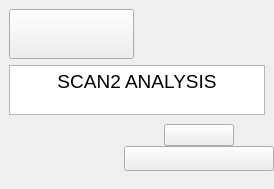
      <widget class="QWidget" name="page_23">
       <layout class="QGridLayout" name="gridLayout_18">
        <property name="leftMargin">
         <number>0</number>
        </property>
        <property name="topMargin">
         <number>0</number>
        </property>
        <property name="rightMargin">
         <number>0</number>
        </property>
        <property name="bottomMargin">
         <number>0</number>
        </property>
        <property name="spacing">
         <number>0</number>
        </property>
        <item row="2" column="1">
         <layout class="QVBoxLayout" name="verticalLayout_55">
          <item alignment="Qt::AlignHCenter">
           <widget class="QPushButton" name="edit_button">
            <property name="minimumSize">
             <size>
              <width>70</width>
              <height>20</height>
             </size>
            </property>
            <property name="styleSheet">
             <string notr="true">border-image: url(:/Horus Main Page/edit.png);</string>
            </property>
            <property name="text">
             <string/>
            </property>
           </widget>
          </item>
          <item alignment="Qt::AlignHCenter">
           <widget class="QPushButton" name="download_button">
            <property name="minimumSize">
             <size>
              <width>150</width>
              <height>25</height>
             </size>
            </property>
            <property name="styleSheet">
             <string notr="true">border-image: url(:/Horus Main Page/download.png);</string>
            </property>
            <property name="text">
             <string/>
            </property>
           </widget>
          </item>
         </layout>
        </item>
        <item row="3" column="0" colspan="2">
         <widget class="QFrame" name="p23_bottom_frame">
          <property name="styleSheet">
           <string notr="true">border-image: url(:/Horus Main Page/empty.png);</string>
          </property>
          <layout class="QVBoxLayout" name="verticalLayout_53"/>
         </widget>
        </item>
        <item row="2" column="0">
         <widget class="QFrame" name="p23_middle_frame">
          <property name="styleSheet">
           <string notr="true">border-image: url(:/Horus Main Page/empty.png);</string>
          </property>
          <layout class="QHBoxLayout" name="graphiclayout">
           <property name="spacing">
            <number>0</number>
           </property>
          </layout>
         </widget>
        </item>
        <item row="0" column="0" colspan="2">
         <widget class="QFrame" name="p23_top_frame">
          <property name="styleSheet">
           <string notr="true">border-image: url(:/Horus Main Page/empty.png);</string>
          </property>
          <layout class="QVBoxLayout" name="verticalLayout_14">
           <item alignment="Qt::AlignLeft|Qt::AlignTop">
            <widget class="QPushButton" name="back_button">
             <property name="minimumSize">
              <size>
               <width>125</width>
               <height>50</height>
              </size>
             </property>
             <property name="styleSheet">
              <string notr="true">border-image: url(:/Horus Main Page/backButton.png);</string>
             </property>
             <property name="text">
              <string/>
             </property>
            </widget>
           </item>
           <item alignment="Qt::AlignHCenter|Qt::AlignVCenter">
            <widget class="QTextBrowser" name="analysis_text">
             <property name="minimumSize">
              <size>
               <width>0</width>
               <height>0</height>
              </size>
             </property>
             <property name="maximumSize">
              <size>
               <width>300</width>
               <height>50</height>
              </size>
             </property>
             <property name="styleSheet">
              <string notr="true">border-image: url(:/Horus Main Page/empty.png);</string>
             </property>
             <property name="html">
              <string>&lt;!DOCTYPE HTML PUBLIC &quot;-//W3C//DTD HTML 4.0//EN&quot; &quot;http://www.w3.org/TR/REC-html40/strict.dtd&quot;&gt;
&lt;html&gt;&lt;head&gt;&lt;meta name=&quot;qrichtext&quot; content=&quot;1&quot; /&gt;&lt;style type=&quot;text/css&quot;&gt;
p, li { white-space: pre-wrap; }
&lt;/style&gt;&lt;/head&gt;&lt;body style=&quot; font-family:'MS Shell Dlg 2'; font-size:7.8pt; font-weight:400; font-style:normal;&quot;&gt;
&lt;p align=&quot;center&quot; style=&quot; margin-top:0px; margin-bottom:0px; margin-left:0px; margin-right:0px; -qt-block-indent:0; text-indent:0px;&quot;&gt;&lt;span style=&quot; font-size:14pt;&quot;&gt;SCAN2 ANALYSIS&lt;/span&gt;&lt;/p&gt;&lt;/body&gt;&lt;/html&gt;</string>
             </property>
            </widget>
           </item>
          </layout>
         </widget>
        </item>
       </layout>
      </widget>
